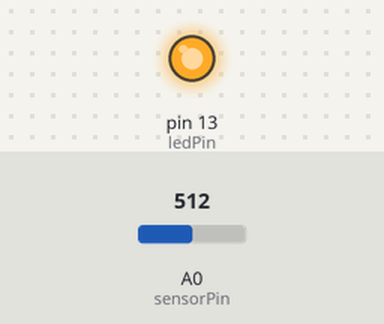
The sketch below on a simulated Arduino Uno, built with avr-gcc and run on an emulated ATmega328P. On the bench: output pins drawn as LEDs (lit = HIGH). Inputs (shaded band) come from the test bench; at power-on: A0 (sensorPin) = 512. What the sketch prints to the serial monitor is not drawn.

Above: at 0.5 s.
At 3.5 s:
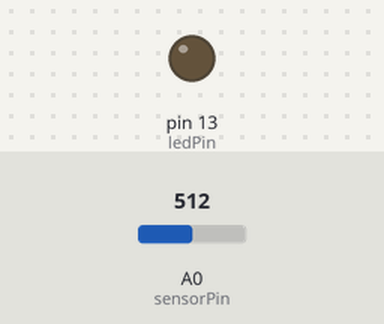
Timing chart, 0 to 7.8 s (numbered marks = the images above):
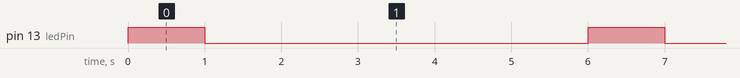

The sketch:

SOIL_SENSOR.ino
```cpp
int sensorPin = A0;
int ledPin = 13;
int sensorValue = 0;

void setup() {
  pinMode(ledPin, OUTPUT);
  Serial.begin(9600);
}
void loop() {
  sensorValue = analogRead(sensorPin);
  Serial.println(sensorValue);
  if (sensorValue < 400) {
    Serial.println("");
  } else {
    Serial.println("");
  }
  digitalWrite(ledPin, HIGH);
  delay(1000);
  digitalWrite(ledPin, LOW);
  delay(5000);

}
```

Measured:
- by itself, pin 13 (ledPin): alternates HIGH for 1.0 s and LOW for 5.0 s
